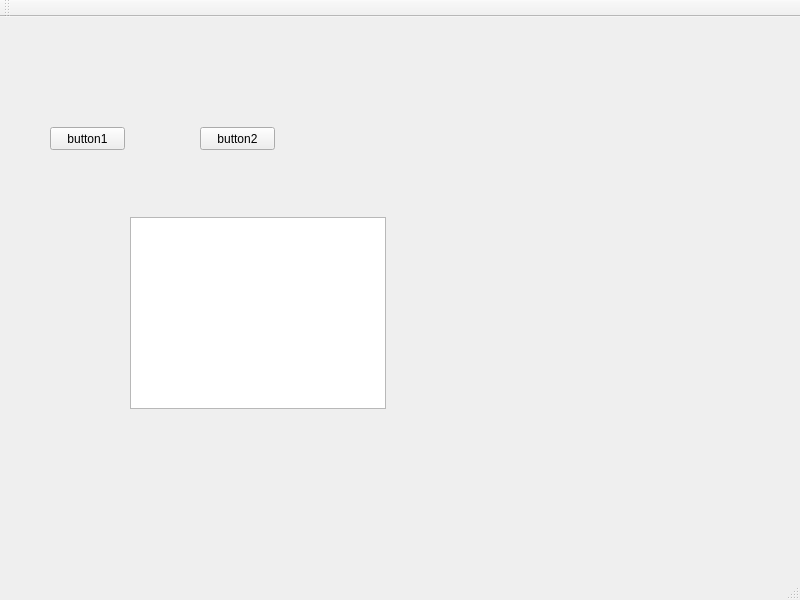
<?xml version="1.0" encoding="UTF-8"?>
<ui version="4.0">
 <class>MainWindow</class>
 <widget class="QMainWindow" name="MainWindow">
  <property name="geometry">
   <rect>
    <x>0</x>
    <y>0</y>
    <width>800</width>
    <height>600</height>
   </rect>
  </property>
  <property name="windowTitle">
   <string>MainWindow</string>
  </property>
  <widget class="QWidget" name="centralwidget">
   <widget class="QPushButton" name="pushButton">
    <property name="geometry">
     <rect>
      <x>50</x>
      <y>110</y>
      <width>75</width>
      <height>23</height>
     </rect>
    </property>
    <property name="text">
     <string>button1</string>
    </property>
   </widget>
   <widget class="QPushButton" name="pushButton_2">
    <property name="geometry">
     <rect>
      <x>200</x>
      <y>110</y>
      <width>75</width>
      <height>23</height>
     </rect>
    </property>
    <property name="text">
     <string>button2</string>
    </property>
   </widget>
   <widget class="QWidget" name="verticalLayoutWidget">
    <property name="geometry">
     <rect>
      <x>30</x>
      <y>80</y>
      <width>281</width>
      <height>81</height>
     </rect>
    </property>
    <layout class="QVBoxLayout" name="verticalLayout"/>
   </widget>
   <widget class="QGraphicsView" name="graphicsView">
    <property name="geometry">
     <rect>
      <x>130</x>
      <y>200</y>
      <width>256</width>
      <height>192</height>
     </rect>
    </property>
   </widget>
  </widget>
  <widget class="QMenuBar" name="menubar">
   <property name="geometry">
    <rect>
     <x>0</x>
     <y>0</y>
     <width>800</width>
     <height>22</height>
    </rect>
   </property>
  </widget>
  <widget class="QStatusBar" name="statusbar"/>
  <widget class="QToolBar" name="toolBar">
   <property name="windowTitle">
    <string>toolBar</string>
   </property>
   <attribute name="toolBarArea">
    <enum>TopToolBarArea</enum>
   </attribute>
   <attribute name="toolBarBreak">
    <bool>false</bool>
   </attribute>
  </widget>
 </widget>
 <resources/>
 <connections/>
</ui>
